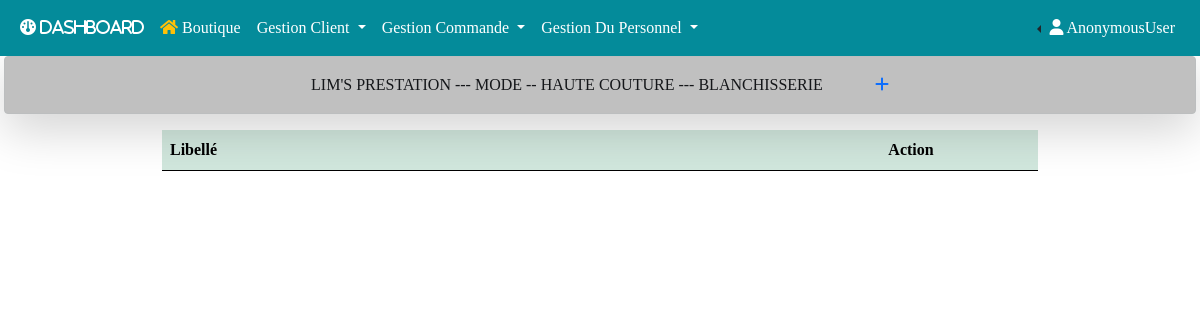
Before: /post with the older database file.
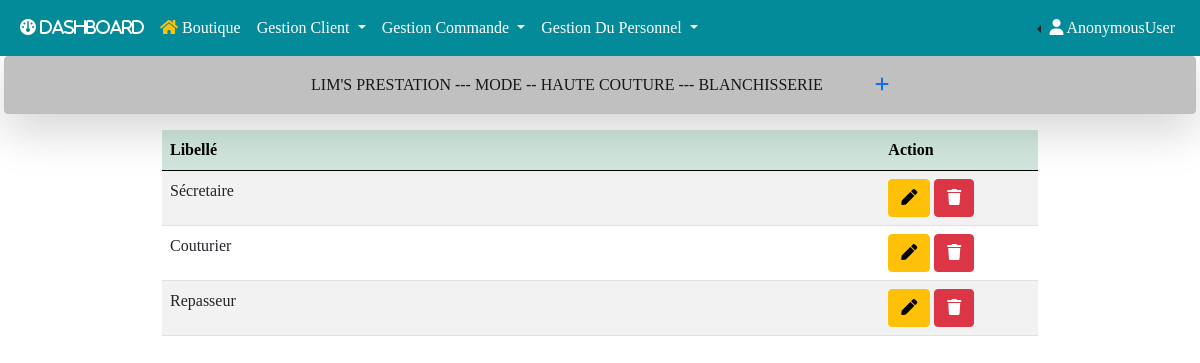
After: the same page with the newer database file.
### gestion/models.py (models this page shows, shortened)
class Post(models.Model):
    libelle = models.CharField(max_length=100, null=True, blank=True)
    created_at = models.DateTimeField(auto_now_add=True)
    modified_at = models.DateTimeField(auto_now_add=True)

### gestion/views.py (the view)
# urls.py: path('post', views.post, name='post'),
def post(request):
    posts = Post.objects.all()
    context={"posts":posts}
    return render(request, 'gestion/post/post.html', context)

### gestion/templates/gestion/post/post.html (shortened to what this page needs)
{% extends 'base.html' %}
{% block add %}
<a href="{% url 'add_post' %}" title="Ajouter un client">
  <i class="fa-solid fa-plus ms-5"></i>
<a/>
{% endblock add %}
{% block main %}
<div class="container w-75">
    <table id="example" class="table table-striped" style="width:100%">
        <thead class="table-success">
            <tr>
                <th>Libellé</th>
                <th style="width: 18%;">Action</th>
            </tr>
        </thead>
        <tbody>
            {% for post in posts %}
            <tr>
                <td>{{post.libelle}}</td>
                <td>
                    <a href="{% url 'edit_post' post.id %}" type="button" class="btn btn-warning" title="Edit Post">
                        <i class="fas fa-pen"></i>
                    </a>
                    <a href="{% url 'delete_post' post.id %}" type="button" class="btn btn-danger" title="Delete Post">
                        <i class="fas fa-trash"></i>
                    </a>
                </td>
            </tr>
            {% endfor %}
        </tbody>
    </table>
</div>
{% endblock main %}

Changed rows visible on the page:
added Post: libelle "Sécretaire"
added Post: libelle "Couturier"
added Post: libelle "Repasseur"
